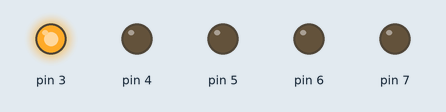
Simulated run of this sketch. Board: Arduino Uno, built with avr-gcc and run on an emulated ATmega328P. Shown: output pins drawn as LEDs (lit = HIGH).

Above: at 0.2 s.
At 1.7 s:
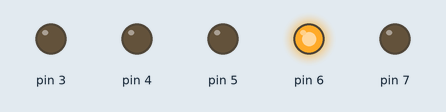
At 2.5 s:
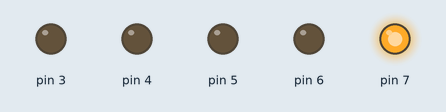
At 4.2 s:
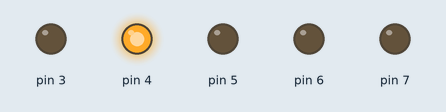
At 6.2 s:
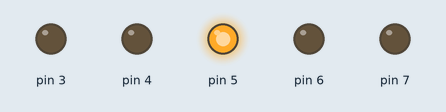
Timing chart, 0 to 6.5 s (numbered marks = the images above):
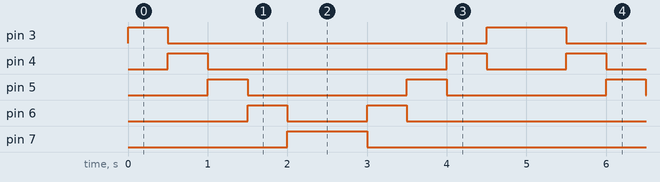

The sketch:

Scrolling-LED.ino
```cpp
int timer = 500;

void setup() {
  // put your setup code here, to run once:
  for (int thisPin = 3; thisPin < 8; thisPin++) {
    pinMode(thisPin, OUTPUT);
  }
}

void loop() {
  // put your main code here, to run repeatedly:
  for (int thisPin = 3; thisPin <= 7; thisPin++) {
    digitalWrite(thisPin, HIGH);
    delay(timer);
    digitalWrite(thisPin, LOW);
  }

  for (int thisPin = 7; thisPin >= 3; thisPin--) {
    digitalWrite(thisPin, HIGH);
    delay(timer);
    digitalWrite(thisPin, LOW);
  }
}
```

Measured:
- by itself, pin 3: repeats every 5.0 s: LOW 4.0 s, HIGH 1.0 s
- by itself, pin 4: repeats every 5.0 s: LOW 3.0 s, HIGH 0.50 s, LOW 1.0 s, HIGH 0.50 s
- by itself, pin 5: alternates HIGH for 0.50 s and LOW for 2.0 s
- by itself, pin 6: repeats every 5.0 s: LOW 1.0 s, HIGH 0.50 s, LOW 3.0 s, HIGH 0.50 s
- by itself, pin 7: alternates HIGH for 1.0 s and LOW for 4.0 s
